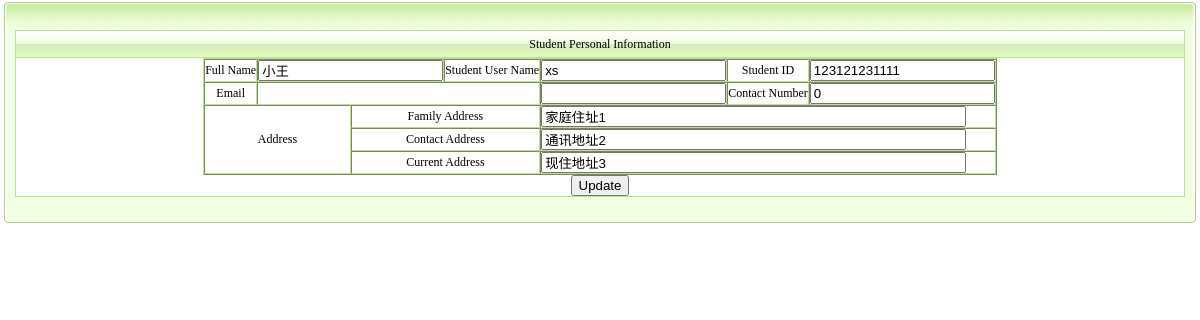
Page /sys/tab/update_student.php (signed in) on the committed database.
### tables this page shows
CREATE TABLE IF NOT EXISTS `student` (
  `id` int(4) NOT NULL AUTO_INCREMENT,
  `user_id` int(4) NOT NULL,
  `studentcode` varchar(50) NOT NULL,
  `studentno` varchar(50) NOT NULL,
  `name` varchar(80) NOT NULL,
  `grade` int(4) NOT NULL,
  `telehpon` bigint(25) NOT NULL DEFAULT '0',
  `homeadd` varchar(200) NOT NULL,
  `postaladdress` varchar(200) NOT NULL,
  `address` varchar(200) NOT NULL,
  PRIMARY KEY (`id`)
);

### sys/tab/student_fun.php (called while the page is built, shortened)
<?php
	class student_fun{
		public function  select_student($uid){
			$query="select * from student where user_id=".$uid;
			$result=mysql_query($query);
			return $result;
		}
	}
?>

### sys/tab/update_student.php (the view, shortened to what this page needs)
<?php
	include_once './student_fun.php';
	$obj = new student_fun();
	$result = $obj->select_student($_SESSION['uid']);
	$rvalue = mysql_fetch_row($result);
?>
<!DOCTYPE html PUBLIC "-//W3C//DTD XHTML 1.0 Transitional//EN" "http://www.w3.org/TR/xhtml1/DTD/xhtml1-transitional.dtd">
<html xmlns="http://www.w3.org/1999/xhtml">
<head>
</head>
<body>
<table width="100%" border="0" align="center" cellpadding="0" cellspacing="0">
  <tr>
    <td height="30"><table width="100%" border="0" cellspacing="0" cellpadding="0">
      <tr>
        <td width="15" height="30"><img src="images/tab_03.gif" width="15" height="30" /></td>
        <td width="75%" background="images/tab_05.gif"><span class="STYLE4"></span></td>
        <td width="25%" background="images/tab_05.gif"></td>
        <td width="14"><img src="images/tab_07.gif" width="14" height="30" /></td>
      </tr>
    </table></td>
  </tr>
  <tr>
    <td><table width="100%" border="0" cellspacing="0" cellpadding="0">
      <tr>
        <td width="9" background="images/tab_12.gif">&nbsp;</td>
        <td bgcolor="#f3ffe3"><table width="99%" border="0" align="center" cellpadding="0" cellspacing="1" bgcolor="#c0de98" onmouseover="changeto()"  onmouseout="changeback()">
          <tr>
            <td width="6%" height="26" background="images/tab_14.gif" class="STYLE1"><div align="center" class="STYLE2 STYLE1">Student Personal Information</div></td>
          </tr>
          <tr>
            <td height="18" bgcolor="#FFFFFF" class="STYLE2">
            	<div align="center" class="STYLE2 STYLE1">
            	<form action="" method="post">
            		<table border="1" style="border-color:#C0DE98; " cellspacing="0" cellpadding="0" width="655">
					  <tr align="center" >
					    <td width="36" nowrap="nowrap">Full Name</td>
					    <td nowrap="nowrap" colspan="2"><input type="text" name="sname" value="<?php echo $rvalue[4];?>" /></td>
					    <td width="104" nowrap="nowrap">Student User Name</td>
					    <td nowrap="nowrap" colspan="3"><input type="text" name="scode" value="<?php echo $rvalue[3];?>" /></td>
					    <td width="105" nowrap="nowrap">Student ID</td>
					    <td width="235" nowrap="nowrap"><input type="text" name="snumber" value="<?php echo $rvalue[2];?>" /></td>
					  </tr>
					  <tr align="center" >
					    <td width="36" nowrap="nowrap">Email</td>
					    <td nowrap="nowrap" colspan="5" align="left">
						 <td width="235" nowrap="nowrap"><input type="text" name="email" value="<?php echo $rvalue[10];?>" /></td>
						</td>
						<td width="105" nowrap="nowrap">Contact Number</td>
					    <td width="235" nowrap="nowrap"><input type="text" name="telephon" value="<?php echo $rvalue[6];?>" /></td>
					  </tr>
					  <tr align="center" >
					    <td colspan="2" rowspan="3">Address</td>
					    <td nowrap="nowrap" colspan="3">Family Address</td>
					    <td nowrap="nowrap" colspan="4" align="left"><input type="text" name="address1" value="<?php echo $rvalue[7];?>" size="50"/></td>
					  </tr>
					  <tr align="center">
					    <td nowrap="nowrap" colspan="3">Contact Address</td>
					    <td nowrap="nowrap" colspan="4" align="left"><input type="text" name="address2" value="<?php echo $rvalue[8];?>" size="50" /></td>
					  </tr>
					  <tr align="center">
					    <td nowrap="nowrap" colspan="3">Current Address </td>
					    <td nowrap="nowrap" colspan="4" align="left"><input type="text" name="address3" value="<?php echo $rvalue[9];?>" size="50" /></td>
					  </tr>
					</table>
					<input type="submit" value="Update" />
					</form>
            	</div>
            </td>
          </tr>
        </table></td>
        <td width="9" background="images/tab_16.gif">&nbsp;</td>
      </tr>
    </table></td>
  </tr>
  <tr>
    <td height="29"><table width="100%" border="0" cellspacing="0" cellpadding="0">
      <tr>
        <td width="15" height="29"><img src="images/tab_20.gif" width="15" height="29" /></td>
        <td background="images/tab_21.gif"><table width="100%" border="0" cellspacing="0" cellpadding="0">
          <tr>
            <td width="25%" height="29" nowrap="nowrap"><span class="STYLE1"></span></td>
            <td width="75%" valign="top" class="STYLE1"><div align="right">
              <table width="352" height="20" border="0" cellpadding="0" cellspacing="0">
                <tr>
                  <td width="62" height="22" valign="middle"><div align="right"></div></td>
                  <td width="50" height="22" valign="middle"><div align="right"></div></td>
                  <td width="54" height="22" valign="middle"><div align="right"></div></td>
                  <td width="49" height="22" valign="middle"><div align="right"></div></td>
                  <td width="59" height="22" valign="middle"><div align="right"></div></td>
                  <td width="25" height="22" valign="middle"></td>
                  <td width="23" height="22" valign="middle"></td>
                  <td width="30" height="22" valign="middle"></td>
                </tr>
              </table>
            </div></td>
          </tr>
        </table></td>
        <td width="14"><img src="images/tab_22.gif" width="14" height="29" /></td>
      </tr>
    </table></td>
  </tr>
</table>
</body>
</html>

### sys/tab/update_student.php (style rules this page uses)
.STYLE1 { font-size: 12px }

### rows in the picture
student: sname "小王", scode "xs", snumber "123121231111", telephon "0", address1 "家庭住址1", address2 "通讯地址2", address3 "现住地址3"
